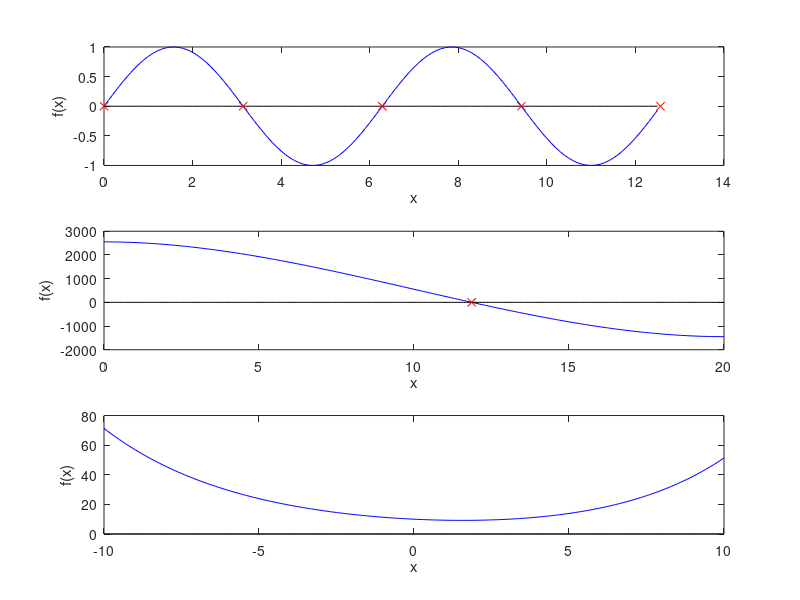

MATLAB code for this plot:
% Examples 3.1--3.2 and Figure 3.1

t = 0:.1:4*pi;
tt = sin(t);
ax = zeros(1,length(t));
xrt = 0:pi:4*pi;
yrt = zeros(1,5);
subplot(3,1,1)
plot(t,tt,'b',t,ax,'k',xrt,yrt,'rx');
xlabel('x')
ylabel('f(x)')

t = 0:.1:20;
tt = t.^3 - 30*t.^2 + 2552;
ax = zeros(1,length(t));
subplot(3,1,2)
plot(t,tt,'b',t,ax,'k',11.8615,0,'rx');
xlabel('x')
ylabel('f(x)')

t = -10:.1:10;
tt = 10 * cosh(t ./4) - t;
ax = zeros(1,length(t));
subplot(3,1,3)
plot(t,tt,'b',t,ax,'k');
xlabel('x')
ylabel('f(x)')